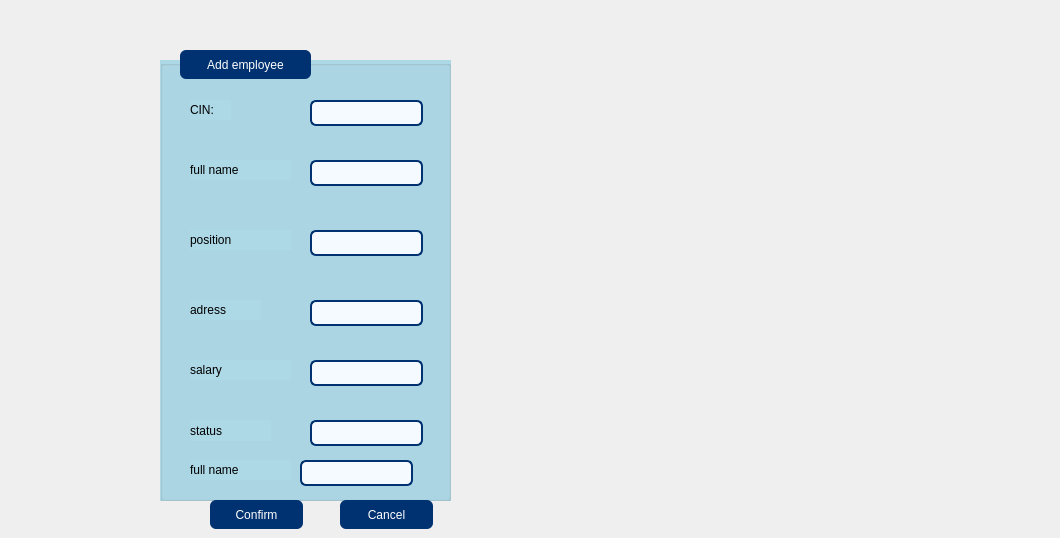
      <widget class="QWidget" name="tab_9">
       <attribute name="title">
        <string>Functionality</string>
       </attribute>
       <widget class="QLabel" name="stat_2">
        <property name="geometry">
         <rect>
          <x>30</x>
          <y>90</y>
          <width>451</width>
          <height>381</height>
         </rect>
        </property>
        <property name="text">
         <string/>
        </property>
        <property name="pixmap">
         <pixmap>../../Voltshop integration (3tr) (2)/Downloads/ChatGPT Image 25 sept. 2025, 18_40_45.png</pixmap>
        </property>
        <property name="scaledContents">
         <bool>true</bool>
        </property>
       </widget>
       <widget class="QGroupBox" name="groupBox_5">
        <property name="geometry">
         <rect>
          <x>160</x>
          <y>60</y>
          <width>291</width>
          <height>441</height>
         </rect>
        </property>
        <property name="styleSheet">
         <string notr="true">background-color: rgb(173, 216, 230);</string>
        </property>
        <property name="title">
         <string/>
        </property>
        <widget class="QLabel" name="label_50">
         <property name="geometry">
          <rect>
           <x>30</x>
           <y>40</y>
           <width>41</width>
           <height>20</height>
          </rect>
         </property>
         <property name="styleSheet">
          <string notr="true">font: 900 9pt &quot;Swis721 Blk BT&quot;;
</string>
         </property>
         <property name="text">
          <string>CIN:</string>
         </property>
        </widget>
        <widget class="QLabel" name="label_51">
         <property name="geometry">
          <rect>
           <x>30</x>
           <y>100</y>
           <width>101</width>
           <height>20</height>
          </rect>
         </property>
         <property name="styleSheet">
          <string notr="true">font: 900 9pt &quot;Swis721 Blk BT&quot;;
</string>
         </property>
         <property name="text">
          <string>full name</string>
         </property>
        </widget>
        <widget class="QLabel" name="label_52">
         <property name="geometry">
          <rect>
           <x>30</x>
           <y>240</y>
           <width>71</width>
           <height>20</height>
          </rect>
         </property>
         <property name="styleSheet">
          <string notr="true">font: 900 9pt &quot;Swis721 Blk BT&quot;;
</string>
         </property>
         <property name="text">
          <string>adress</string>
         </property>
        </widget>
        <widget class="QLabel" name="label_53">
         <property name="geometry">
          <rect>
           <x>30</x>
           <y>170</y>
           <width>101</width>
           <height>20</height>
          </rect>
         </property>
         <property name="styleSheet">
          <string notr="true">font: 900 9pt &quot;Swis721 Blk BT&quot;;
</string>
         </property>
         <property name="text">
          <string>position</string>
         </property>
        </widget>
        <widget class="QLabel" name="label_54">
         <property name="geometry">
          <rect>
           <x>30</x>
           <y>300</y>
           <width>101</width>
           <height>20</height>
          </rect>
         </property>
         <property name="styleSheet">
          <string notr="true">font: 900 9pt &quot;Swis721 Blk BT&quot;;
</string>
         </property>
         <property name="text">
          <string>salary</string>
         </property>
        </widget>
        <widget class="QLabel" name="label_55">
         <property name="geometry">
          <rect>
           <x>30</x>
           <y>360</y>
           <width>81</width>
           <height>21</height>
          </rect>
         </property>
         <property name="styleSheet">
          <string notr="true">font: 900 9pt &quot;Swis721 Blk BT&quot;;
</string>
         </property>
         <property name="text">
          <string>status</string>
         </property>
        </widget>
        <widget class="QLineEdit" name="lineEdit_22">
         <property name="geometry">
          <rect>
           <x>150</x>
           <y>40</y>
           <width>113</width>
           <height>26</height>
          </rect>
         </property>
         <property name="styleSheet">
          <string notr="true">QLineEdit {
    background-color: #f4faff;
    border: 2px solid #003271;
    border-radius: 6px;
    padding: 6px 10px;
    font-size: 14px;
    color: #000000;
}

QLineEdit:focus {
    border: 2px solid #1e6fd9;
    background-color: #ffffff;
}</string>
         </property>
        </widget>
        <widget class="QLineEdit" name="lineEdit_23">
         <property name="geometry">
          <rect>
           <x>150</x>
           <y>170</y>
           <width>113</width>
           <height>26</height>
          </rect>
         </property>
         <property name="styleSheet">
          <string notr="true">QLineEdit {
    background-color: #f4faff;
    border: 2px solid #003271;
    border-radius: 6px;
    padding: 6px 10px;
    font-size: 14px;
    color: #000000;
}

QLineEdit:focus {
    border: 2px solid #1e6fd9;
    background-color: #ffffff;
}</string>
         </property>
        </widget>
        <widget class="QLineEdit" name="lineEdit_24">
         <property name="geometry">
          <rect>
           <x>150</x>
           <y>240</y>
           <width>113</width>
           <height>26</height>
          </rect>
         </property>
         <property name="styleSheet">
          <string notr="true">QLineEdit {
    background-color: #f4faff;
    border: 2px solid #003271;
    border-radius: 6px;
    padding: 6px 10px;
    font-size: 14px;
    color: #000000;
}

QLineEdit:focus {
    border: 2px solid #1e6fd9;
    background-color: #ffffff;
}</string>
         </property>
        </widget>
        <widget class="QLineEdit" name="lineEdit_25">
         <property name="geometry">
          <rect>
           <x>150</x>
           <y>300</y>
           <width>113</width>
           <height>26</height>
          </rect>
         </property>
         <property name="styleSheet">
          <string notr="true">QLineEdit {
    background-color: #f4faff;
    border: 2px solid #003271;
    border-radius: 6px;
    padding: 6px 10px;
    font-size: 14px;
    color: #000000;
}

QLineEdit:focus {
    border: 2px solid #1e6fd9;
    background-color: #ffffff;
}</string>
         </property>
        </widget>
        <widget class="QLineEdit" name="lineEdit_26">
         <property name="geometry">
          <rect>
           <x>150</x>
           <y>360</y>
           <width>113</width>
           <height>26</height>
          </rect>
         </property>
         <property name="styleSheet">
          <string notr="true">QLineEdit {
    background-color: #f4faff;
    border: 2px solid #003271;
    border-radius: 6px;
    padding: 6px 10px;
    font-size: 14px;
    color: #000000;
}

QLineEdit:focus {
    border: 2px solid #1e6fd9;
    background-color: #ffffff;
}</string>
         </property>
        </widget>
        <widget class="QLineEdit" name="lineEdit_27">
         <property name="geometry">
          <rect>
           <x>150</x>
           <y>100</y>
           <width>113</width>
           <height>26</height>
          </rect>
         </property>
         <property name="styleSheet">
          <string notr="true">QLineEdit {
    background-color: #f4faff;
    border: 2px solid #003271;
    border-radius: 6px;
    padding: 6px 10px;
    font-size: 14px;
    color: #000000;
}

QLineEdit:focus {
    border: 2px solid #1e6fd9;
    background-color: #ffffff;
}</string>
         </property>
        </widget>
        <widget class="QLabel" name="label_56">
         <property name="geometry">
          <rect>
           <x>30</x>
           <y>400</y>
           <width>101</width>
           <height>20</height>
          </rect>
         </property>
         <property name="styleSheet">
          <string notr="true">font: 900 9pt &quot;Swis721 Blk BT&quot;;
</string>
         </property>
         <property name="text">
          <string>full name</string>
         </property>
        </widget>
        <widget class="QLineEdit" name="lineEdit_28">
         <property name="geometry">
          <rect>
           <x>140</x>
           <y>400</y>
           <width>113</width>
           <height>26</height>
          </rect>
         </property>
         <property name="styleSheet">
          <string notr="true">QLineEdit {
    background-color: #f4faff;
    border: 2px solid #003271;
    border-radius: 6px;
    padding: 6px 10px;
    font-size: 14px;
    color: #000000;
}

QLineEdit:focus {
    border: 2px solid #1e6fd9;
    background-color: #ffffff;
}</string>
         </property>
        </widget>
       </widget>
       <widget class="QPushButton" name="pushButton_39">
        <property name="geometry">
         <rect>
          <x>180</x>
          <y>50</y>
          <width>131</width>
          <height>29</height>
         </rect>
        </property>
        <property name="styleSheet">
         <string notr="true">QPushButton {
	font: 900 9pt &quot;Swis721 Blk BT&quot;;
    background-color: #003271;
    color: white;
    border-radius: 6px;
    padding: 6px 12px;
}
QPushButton:hover { background-color: #004599; }
QPushButton:pressed { background-color: #002050; }</string>
        </property>
        <property name="text">
         <string>Add employee</string>
        </property>
       </widget>
       <widget class="QPushButton" name="pushButton_40">
        <property name="geometry">
         <rect>
          <x>210</x>
          <y>500</y>
          <width>93</width>
          <height>29</height>
         </rect>
        </property>
        <property name="styleSheet">
         <string notr="true">QPushButton {
	font: 900 9pt &quot;Swis721 Blk BT&quot;;
    background-color: #003271;
    color: white;
    border-radius: 6px;
    padding: 6px 12px;
}
QPushButton:hover { background-color: #004599; }
QPushButton:pressed { background-color: #002050; }</string>
        </property>
        <property name="text">
         <string>Confirm</string>
        </property>
       </widget>
       <widget class="QPushButton" name="pushButton_41">
        <property name="geometry">
         <rect>
          <x>340</x>
          <y>500</y>
          <width>93</width>
          <height>29</height>
         </rect>
        </property>
        <property name="styleSheet">
         <string notr="true">QPushButton {
	font: 900 9pt &quot;Swis721 Blk BT&quot;;
    background-color: #003271;
    color: white;
    border-radius: 6px;
    padding: 6px 12px;
}
QPushButton:hover { background-color: #004599; }
QPushButton:pressed { background-color: #002050; }</string>
        </property>
        <property name="text">
         <string>Cancel</string>
        </property>
       </widget>
       <widget class="QLabel" name="label_57">
        <property name="geometry">
         <rect>
          <x>480</x>
          <y>100</y>
          <width>571</width>
          <height>391</height>
         </rect>
        </property>
        <property name="text">
         <string/>
        </property>
        <property name="pixmap">
         <pixmap>../../../Downloads/WhatsApp Image 2025-10-07 à 11.57.38_00faad6e.jpg</pixmap>
        </property>
        <property name="scaledContents">
         <bool>true</bool>
        </property>
       </widget>
      </widget>
